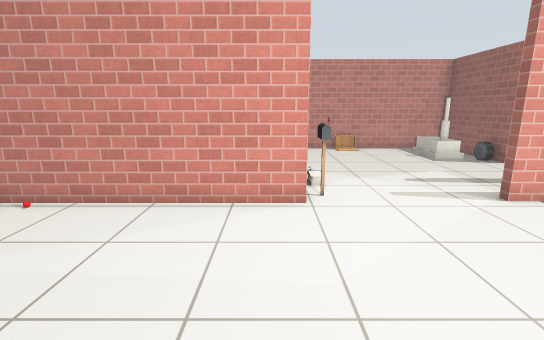
[1] (above)

18 first-person views from a walk through a Gazebo world. The camera is 1.2 m above the floor, tilts 12° down and sees 85° across. The lines on the ground mark 1 m squares. The floor is counted in squares, 0.5 m on a side. Each view is taken from the middle of a square. On the plan, view 1 faces up. The plan holds only what a view shows up to about 18 squares ahead; the rest is blank. Robots are left out. Simple patterns stand in for the simulator's built-in surfaces. Some stock models are drawn as simple stand-ins. Some surface patterns are stand-ins.

[2]
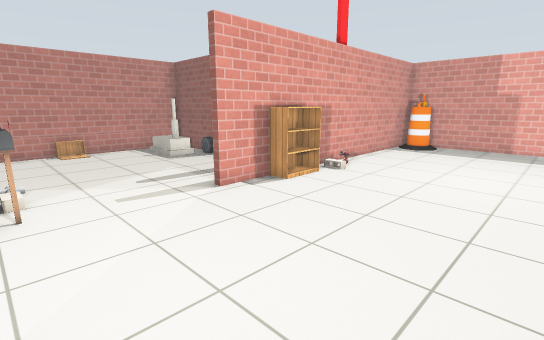

[3]
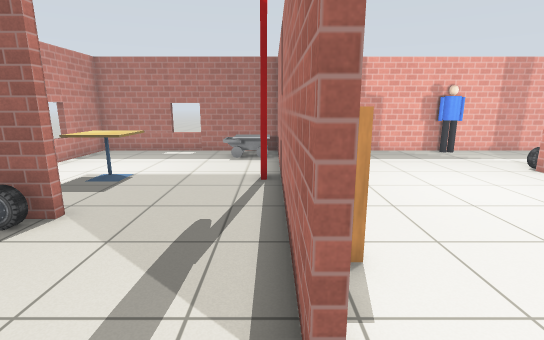

[4]
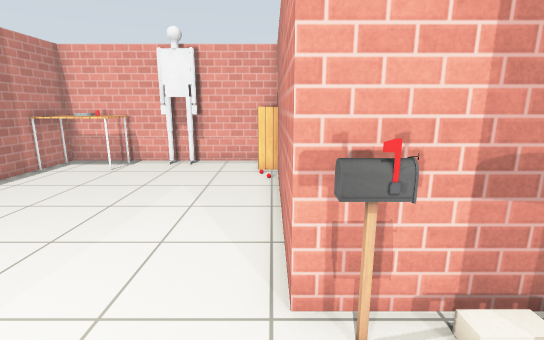

[5]
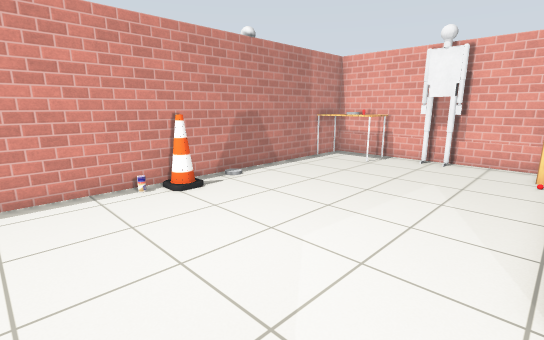

[6]
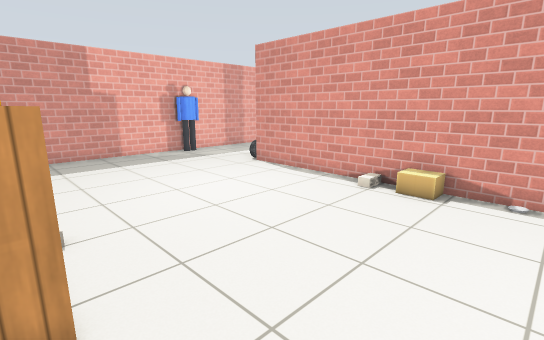

[7]
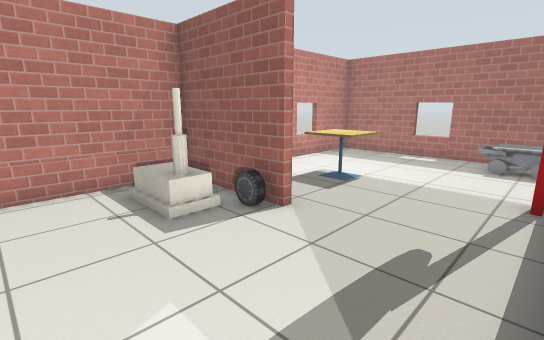

[8]
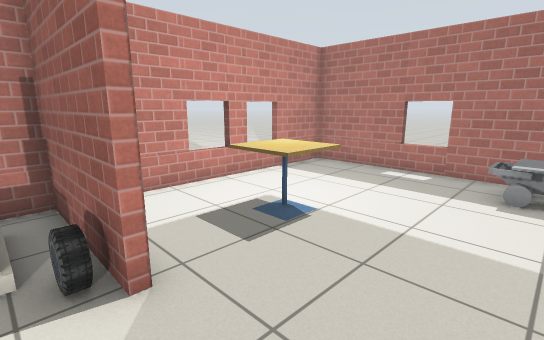

[9]
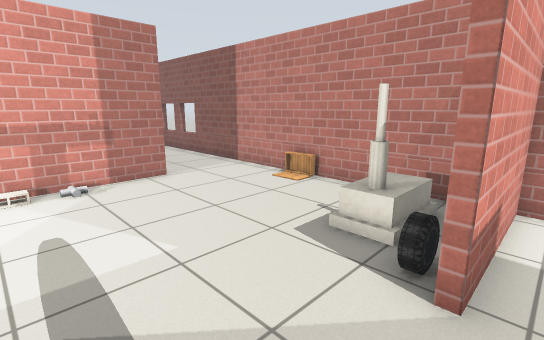

[10]
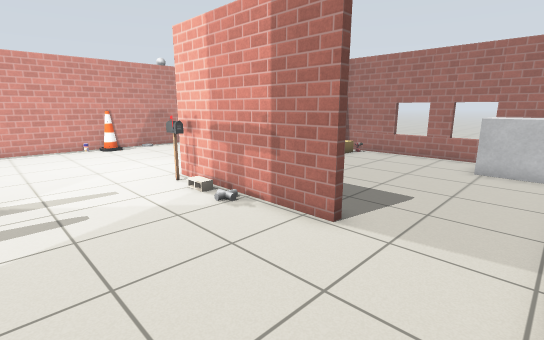

[11]
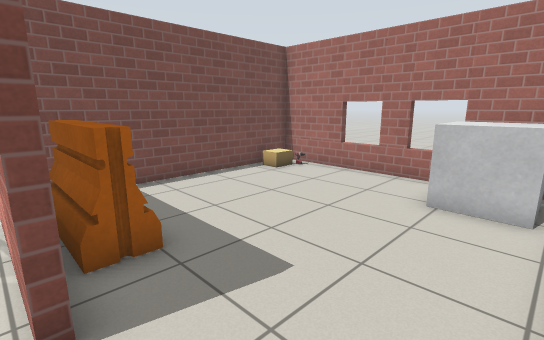

[12]
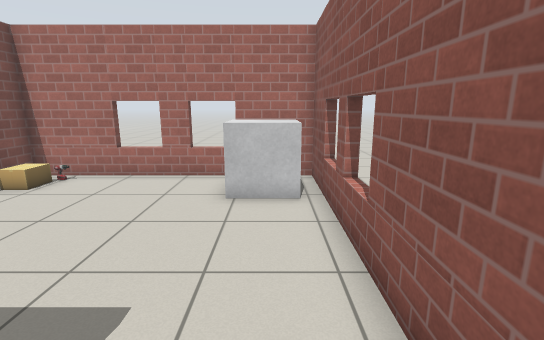

[13]
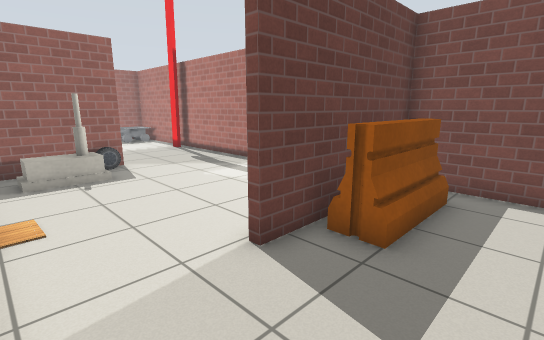

[14]
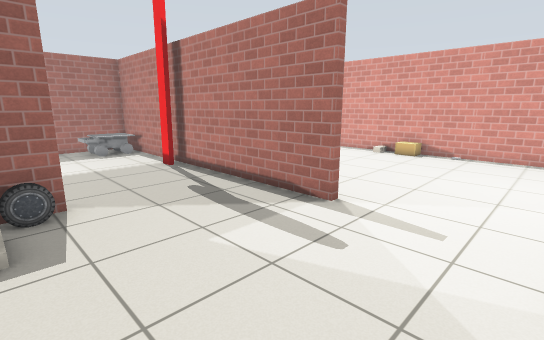

[15]
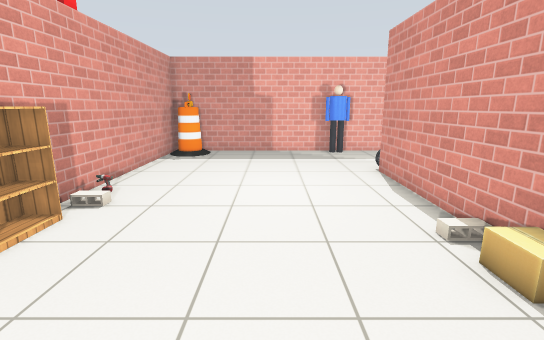

[16]
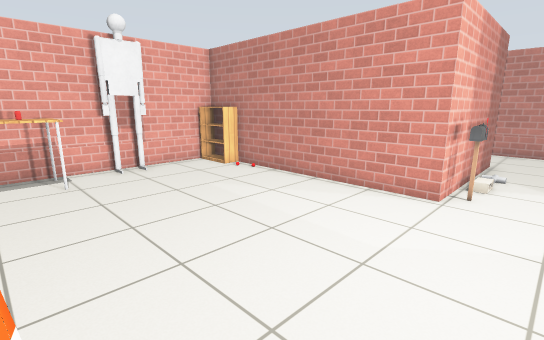

[17]
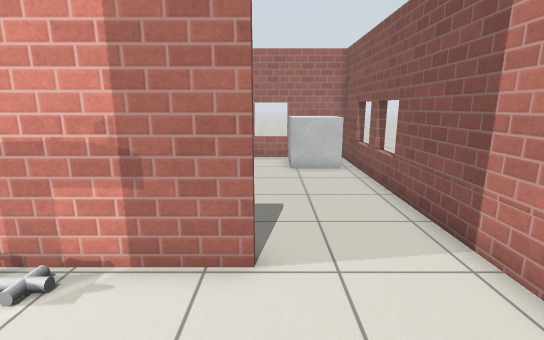

[18]
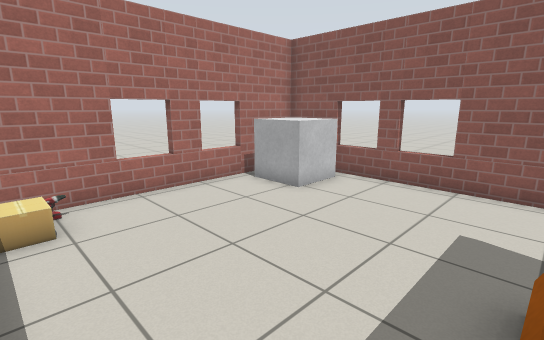

### Floor plan
Points are (right, up) in squares from view 1. A wall is a line through its corners. A room is listed if a view was taken in it or the views show most of it. See-through windows are left out.
Room 1 (views 1, 2, 4, 5, 6, 9, 15, 16)
walls: (8.3, 7.2) (6.1, 7.2); (10.5, 7.7) (17.5, 7.7); (11.3, 7.2) (10.6, 7.2); (13.5, 7.2) (12.6, 7.2); (0.9, 8.4) (0.9, 7.2) (-6.5, 7.2); (17.5, 7.2) (14.4, 7.2); (19.4, 7.7) (20.5, 7.7) (20.5, 17.4) (10.4, 17.4) (10.4, 13.4); (20.5, -2.6) (20.5, 7.4); (-9.4, 6.6) (-9.4, 0.4); (-9.4, -1.4) (-9.4, -2.1) (15.1, -2.1)
ways out: opening at (4, 8.4) to room 2; opening at (10, 11) to room 2; opening at (18, -2)
objects: table (-9, -2) to (-8, 1); other object (-9, 3); bookshelf (-9, 7) to (-8, 7); other object (-8, -1); other object (-8, 0); cone (1, -1); postbox (1, 8); other object (2, -2); cardboard box (8, -2); bookshelf (9, 7) to (10, 7); cinder block (11, 7); drill (12, 7); cafe table (13, 13) to (15, 14); other object (14, 8); other object (18, 8) to (19, 10); barrel (19, 6) to (20, 7); person (20, -2) to (20, -1)
Room 2 (views 3, 7, 8, 10, 11, 12, 14, 17)
walls: (10.1, 13.4) (10.1, 17.4) (0.6, 17.4); (0.9, 13.8) (0.9, 8.4); (6, 7.7) (10.5, 7.7)
ways out: opening at (4, 8.4) to room 1; opening at (10, 11) to room 1; opening at (1, 15.5) to room 3
objects: other object (4, 17) to (5, 17); house (8, 14) to (9, 16); car (10, 13)
Room 3 (views 13, 18)
walls: (-9.3, 12.2) (-9.8, 12.2); (-6.5, 7.7) (0.6, 7.7) (0.6, 13.8); (-9.8, 13.2) (-9.3, 13.2); (-9.8, 10.6) (-9.3, 10.6); (-9.3, 14.8) (-9.8, 14.8); (0.6, 17.4) (-9.4, 17.4) (-9.4, 7.5)
ways out: opening at (1, 15.5) to room 2
objects: drill (-9, 9); cardboard box (-8, 8) to (-8, 9); other object (-8, 15) to (-7, 17); other object (-7, 7); barrier (-1, 9) to (0, 12)

Positions as (right, up) in squares from view 1, and headings:
1: (0, 0), facing up
2: (1, 0), facing up-right
3: (4, 8), facing right
4: (4, 7), facing left
5: (5, 7), facing down-left
6: (5, 7), facing down-right
7: (5, 8), facing up-right
8: (9, 9), facing up-right
9: (11, 9), facing up-left
10: (6, 17), facing down-left
11: (1, 17), facing down-left
12: (1, 16), facing left
13: (-3, 17), facing down-right
14: (2, 14), facing down-right
15: (4, 2), facing right
16: (3, -1), facing up-left
17: (5, 14), facing left
18: (-1, 8), facing up-left
